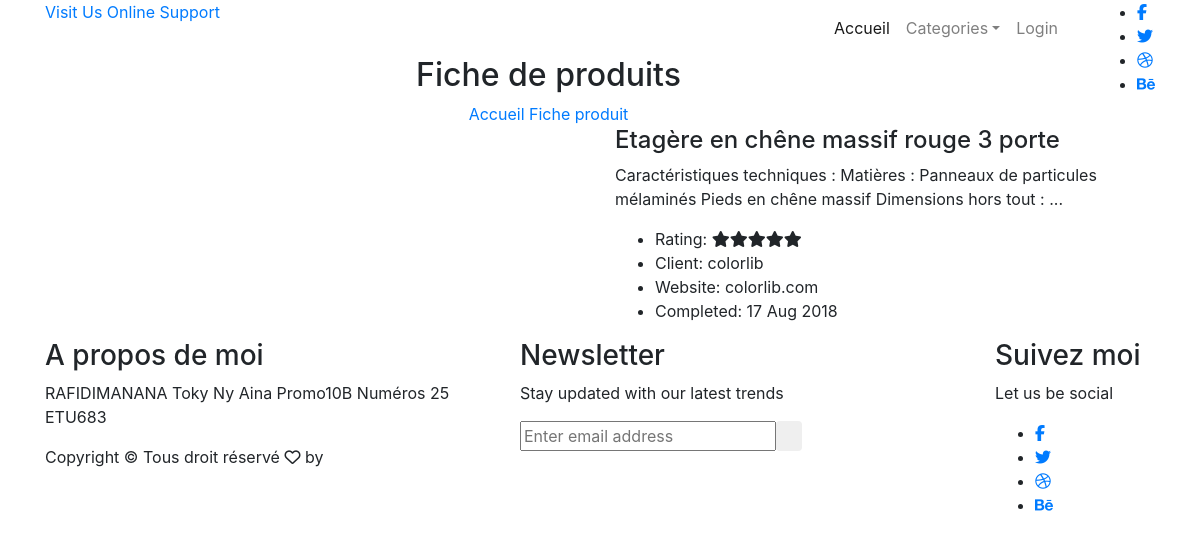
The page /fiches/2/fiches-de-produit on the database its author committed.
### tables this page shows
CREATE TABLE IF NOT EXISTS `pieces` (
  `IDPIECES` int(10) unsigned NOT NULL AUTO_INCREMENT,
  `IDCATEGORIE` int(10) unsigned NOT NULL,
  `NOMPIECES` varchar(50) DEFAULT NULL,
  `DESCRIPTIONS` longtext,
  `NOTES` int(11) DEFAULT NULL,
  `NOUVEAU` int(11) DEFAULT NULL,
  `MATIERES` longtext,
  PRIMARY KEY (`IDPIECES`),
  KEY `FK_SOUSCATEGORIE` (`IDCATEGORIE`)
);

### web/fonctions/get_data.php (called while the page is built, shortened)
<?php
    function getConnection(){
        $servername = "sql7.freemysqlhosting.net:3306";
        $username = "sql7290683";
        $password = "JjrX6qeGsB";
        $dbname = "sql7290683";
        $con = null;
        try{
            $con = new mysqli($servername, $username, $password, $dbname);
        }catch(Exception $e){
            throw $e->getMessage();
        }
        return $con;
    }
    function getPiecesById($id){
        $response = null;
        $conn = getConnection();
        try{
            $sql = " SELECT * FROM pieces WHERE IDPIECES=".$id;
            $result = $conn->query($sql);
            $response = $result;
        }catch(Exception $e){
            throw $e->getMessage();
        }
        return $response;
    }
?>

### web/include/content-fiches.php (the view, shortened to what this page needs)
<?php
	$idPieces = $_GET['idPiece'];
	$response = getPiecesById($idPieces);
	$response = $response->fetch_assoc();
?>
<section class="banner_area">
	<div class="banner_inner d-flex align-items-center">
		<div class="container">
			<div class="banner_content text-center">
				<h2>Fiche de produits</h2>
				<div class="page_link">
					<a href="index.html">Accueil</a>
					<a href="contact.html">Fiche produit</a>
				</div>
			</div>
		</div>
	</div>
</section>
<section class="portfolio_details_area p_120">
        	<div class="container">
        		<div class="portfolio_details_inner">
					<div class="row">
						<div class="col-md-6">
							<div class="left_img">
							</div>
						</div>
						<div class="col-md-6">
							<div class="portfolio_right_text">
								<h4><?php echo $response['NOMPIECES']; ?></h4>
								<p><?php echo $response['DESCRIPTIONS']; ?></p>
								<ul class="list">
									<li><span>Rating</span>: <i class="fa fa-star"></i><i class="fa fa-star"></i><i class="fa fa-star"></i><i class="fa fa-star"></i><i class="fa fa-star"></i></li>
									<li><span>Client</span>:  colorlib</li>
									<li><span>Website</span>:  colorlib.com</li>
									<li><span>Completed</span>:  17 Aug 2018</li>
								</ul>
							</div>
						</div>
					</div>
        		</div>
        	</div>
        </section>

### rows shown on the page
pieces: NOMPIECES "Etagère en chêne massif rouge 3 porte", DESCRIPTIONS "Caractéristiques techniques : Matières : Panneaux de particules mélaminés Pieds en chêne massif Dimensions hors tout : ..."
